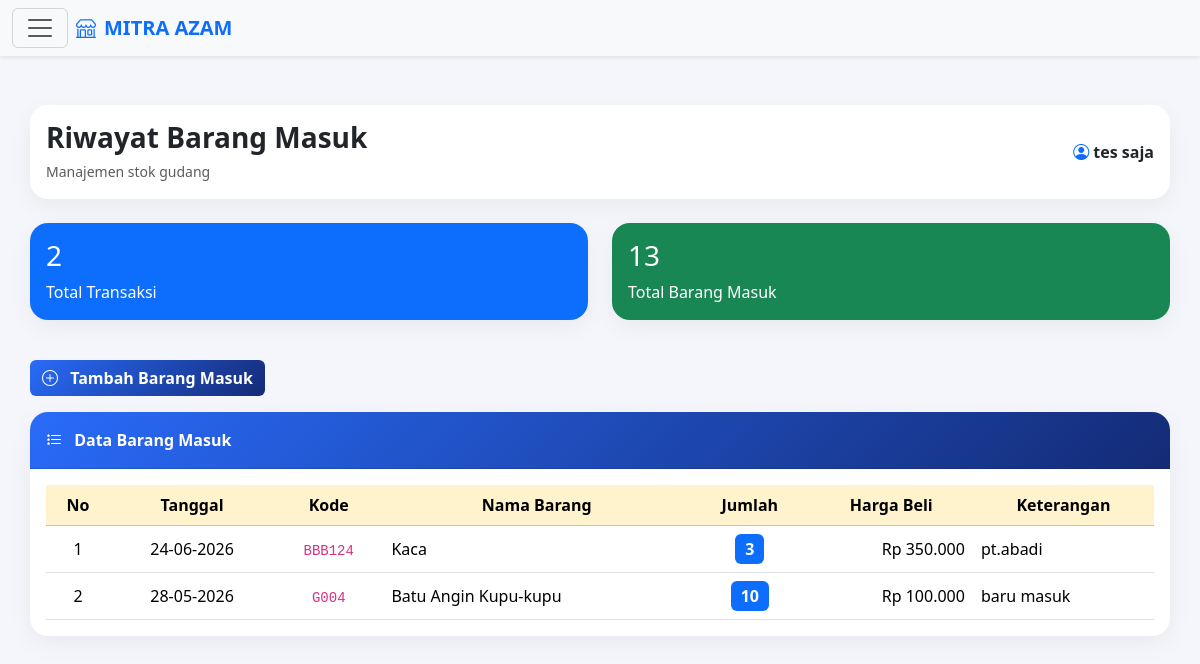
Page /admin/riwayat_barang_masuk.php (signed in) on the earlier database version.
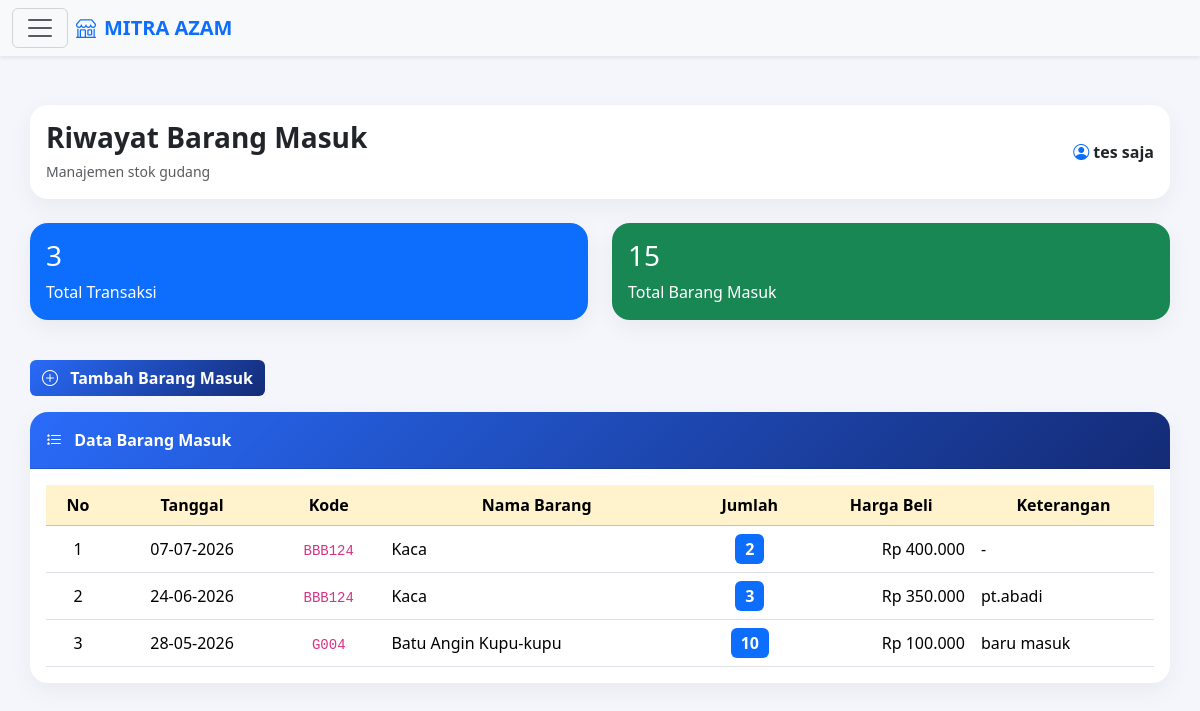
Same page on the later database version.
### tables this page shows
CREATE TABLE `barang_masuk` (
  `id_masuk` int(11) NOT NULL AUTO_INCREMENT,
  `id_barang` int(11) DEFAULT NULL,
  `jumlah` int(11) DEFAULT NULL,
  `harga_beli` int(11) DEFAULT NULL,
  `harga_jual` int(20) NOT NULL,
  `keterangan` varchar(255) DEFAULT NULL,
  `tanggal` timestamp NOT NULL DEFAULT current_timestamp(),
  PRIMARY KEY (`id_masuk`)
);

CREATE TABLE `barang` (
  `id_barang` int(11) NOT NULL AUTO_INCREMENT,
  `kode_barang` varchar(20) NOT NULL,
  `nama_barang` varchar(100) NOT NULL,
  `harga_beli` int(11) NOT NULL,
  `harga_jual` int(11) NOT NULL,
  `stok` int(11) NOT NULL,
  `stok_minimum` int(11) NOT NULL,
  `tanggal` date NOT NULL,
  `jenis_penjualan` enum('Normal','Kaca') DEFAULT 'Normal',
  PRIMARY KEY (`id_barang`)
);

### admin/riwayat_barang_masuk.php (the view, shortened to what this page needs)
<?php
require_once '../config/koneksi.php';
$query = mysqli_query($conn, "
SELECT bm.*, b.nama_barang, b.kode_barang
FROM barang_masuk bm
JOIN barang b ON bm.id_barang = b.id_barang
ORDER BY bm.id_masuk DESC
");
$q_total = mysqli_query($conn, "
SELECT COALESCE(SUM(jumlah),0) AS total
FROM barang_masuk
");
$d_total = mysqli_fetch_assoc($q_total);
$total_masuk = $d_total['total'] ?? 0;
$q_count = mysqli_query($conn, "
SELECT COUNT(*) AS total
FROM barang_masuk
");
$d_count = mysqli_fetch_assoc($q_count);
$total_transaksi = $d_count['total'] ?? 0;
?>
<!DOCTYPE html>
<html lang="id">
<head>
    <link href="https://cdn.jsdelivr.net/npm/bootstrap@5.3.3/dist/css/bootstrap.min.css" rel="stylesheet">
    <link href="https://cdn.jsdelivr.net/npm/bootstrap-icons@1.11.3/font/bootstrap-icons.css" rel="stylesheet">
</head>
<body>
<nav class="navbar bg-body-tertiary fixed-top shadow-sm">
  <div class="container-fluid">
    <button class="navbar-toggler" type="button" data-bs-toggle="offcanvas" data-bs-target="#offcanvasNavbar" aria-controls="offcanvasNavbar">
      <span class="navbar-toggler-icon"></span>
    </button>
    <a class="navbar-brand d-flex align-items-center me-auto ms-2 fw-bold text-primary" href="dashboard.php">
      <i class="bi bi-shop me-2"></i> MITRA AZAM
    </a>
  </div>
</nav>
<div class="content">
    <div class="card mb-4">
        <div class="card-body d-flex justify-content-between flex-wrap align-items-center">
            <div>
                <h3 class="mb-1 fw-bold">Riwayat Barang Masuk</h3>
                <small class="text-muted">Manajemen stok gudang</small>
            </div>
            <div class="fw-bold">
                <i class="bi bi-person-circle text-primary"></i>
                <?= htmlspecialchars($_SESSION['nama'] ?? 'User'); ?>
            </div>
        </div>
    </div>
    <div class="row mb-4">
        <div class="col-md-6 mb-3">
            <div class="card bg-primary text-white">
                <div class="card-body">
                    <h3><?= $total_transaksi; ?></h3>
                    <p class="mb-0">Total Transaksi</p>
                </div>
            </div>
        </div>
        <div class="col-md-6 mb-3">
            <div class="card bg-success text-white">
                <div class="card-body">
                    <h3><?= $total_masuk; ?></h3>
                    <p class="mb-0">Total Barang Masuk</p>
                </div>
            </div>
        </div>
    </div>
    <a href="tambah_barang_masuk.php" class="btn btn-warning mb-3 fw-semibold">
        <i class="bi bi-plus-circle me-2"></i> Tambah Barang Masuk
    </a>
    <div class="card">
        <div class="card-header p-3">
            <i class="bi bi-list-stars me-2"></i> Data Barang Masuk
        </div>
        <div class="card-body table-responsive">
            <table class="table table-hover align-middle mb-0">
                <thead class="table-warning text-center">
                    <tr>
                        <th>No</th>
                        <th>Tanggal</th>
                        <th>Kode</th>
                        <th>Nama Barang</th>
                        <th>Jumlah</th>
                        <th>Harga Beli</th>
                        <th>Keterangan</th>
                    </tr>
                </thead>
                <tbody>
                <?php if(mysqli_num_rows($query) > 0): ?>
                    <?php $no = 1; ?>
                    <?php while($d = mysqli_fetch_assoc($query)): ?>
                        <tr>
                            <td class="text-center"><?= $no++; ?></td>
                            <td class="text-center"><?= date('d-m-Y', strtotime($d['tanggal'])); ?></td>
                            <td class="text-center"><code><?= $d['kode_barang']; ?></code></td>
                            <td><?= $d['nama_barang']; ?></td>
                            <td class="text-center"><span class="badge bg-primary fs-6"><?= $d['jumlah']; ?></span></td>
                            <td class="text-end">Rp <?= number_format($d['harga_beli'],0,',','.'); ?></td>
                            <td><?= !empty($d['keterangan']) ? $d['keterangan'] : '-'; ?></td>
                        </tr>
                    <?php endwhile; ?>
                <?php endif; ?>
                </tbody>
            </table>
        </div>
    </div>
</div>
</body>
</html>

### admin/riwayat_barang_masuk.php (style rules this page uses)
body { background:#f4f6fb; font-family:'Segoe UI',sans-serif; margin: 0; }
.content { padding:30px; margin-top: 75px; }
.card { border:none; border-radius:18px; box-shadow:0 8px 25px rgba(0,0,0,0.05); }
.card-header { background:linear-gradient(135deg, #296bf9, #142b76) !important; color:white !important; font-weight:600; border-top-left-radius: 18px !important; border-top-right-radius: 18px !important; }
.badge { padding:7px 10px; }
.btn-warning { background:linear-gradient(135deg, #296bf9, #142b76); border:none; color:white; }

Differences in the rows shown:
added barang_masuk: tanggal "07-07-2026", id_barang.kode_barang "BBB124", id_barang.nama_barang "Kaca", jumlah "2", harga_beli "400.000"
Other differences:
$total_transaksi: "2" → "3"
$total_masuk: "13" → "15"
